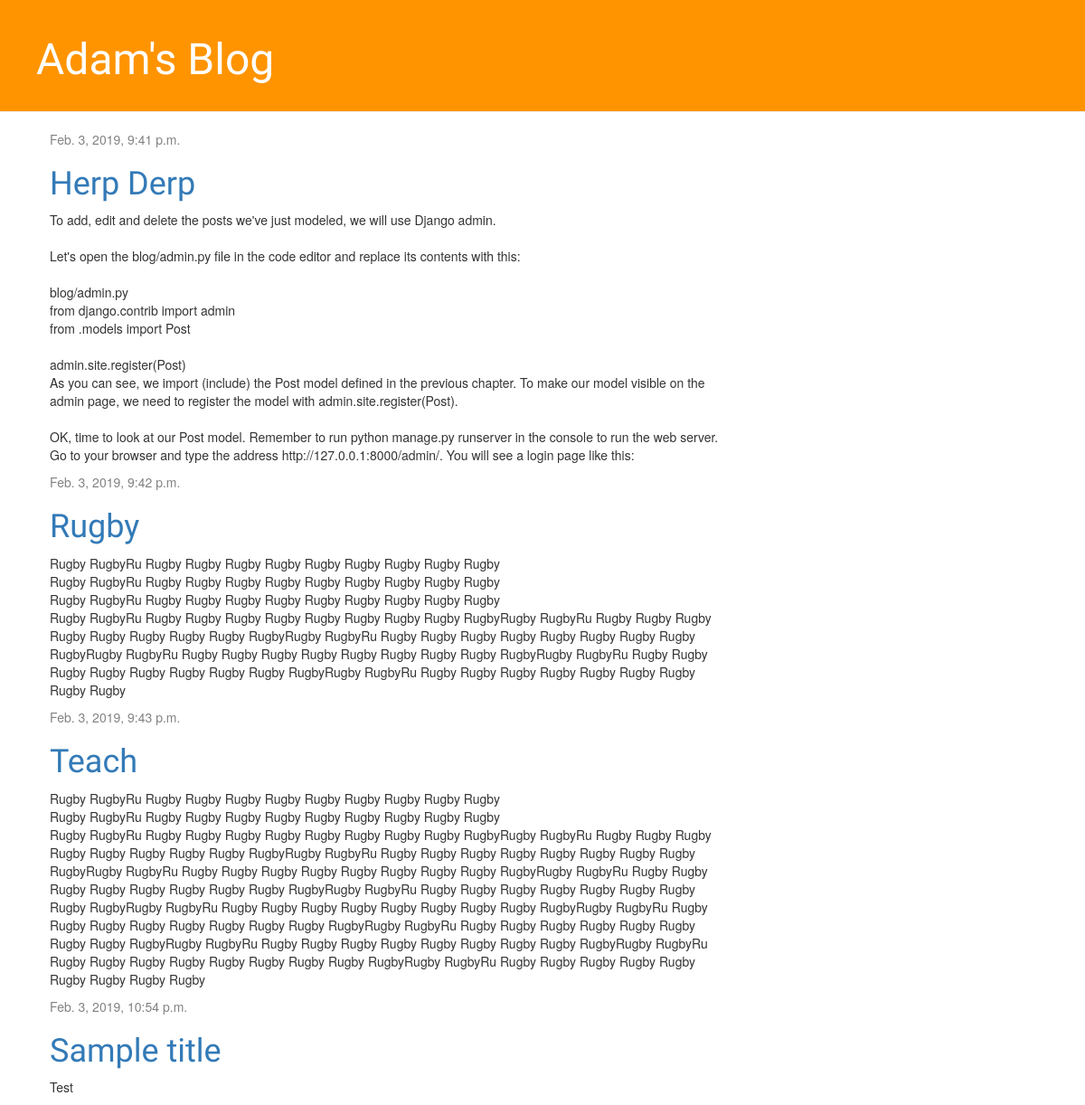
The app's page /, older data.
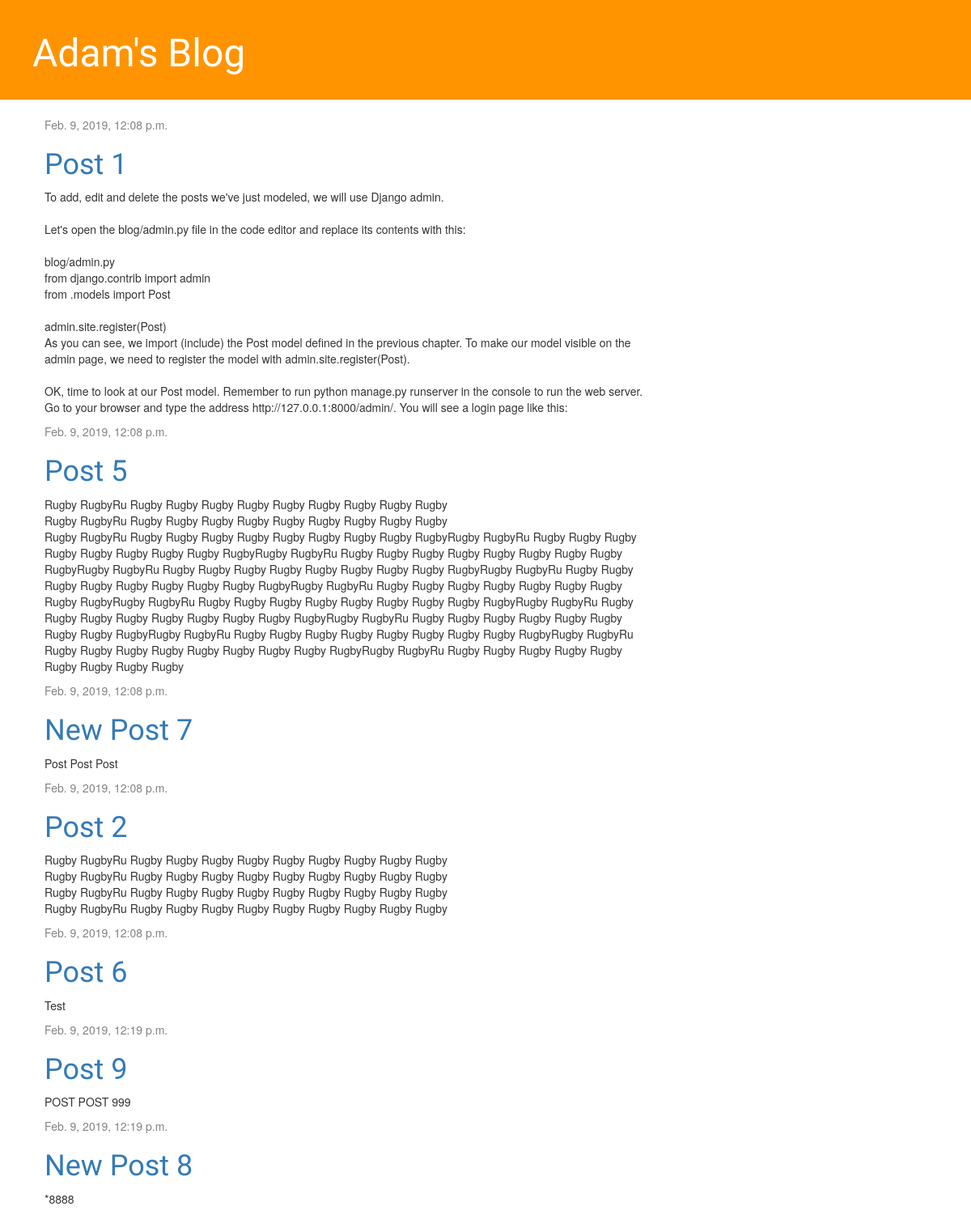
The same page, newer data.
### blog/models.py (models this page shows, shortened)
class Post(models.Model):
    author = models.ForeignKey('auth.User', on_delete=models.CASCADE)
    title = models.CharField(max_length=200)
    text = models.TextField()
    created_date = models.DateTimeField(
            default=timezone.now)
    published_date = models.DateTimeField(
            blank=True, null=True)

### blog/views.py (the view)
# urls.py: path('', views.post_list, name='post_list'),
def post_list(request):
    posts = Post.objects.filter(published_date__lte=timezone.now()).order_by('published_date')
    return render(request, 'blog/post_list.html', {'posts': posts})

### blog/templates/blog/post_list.html
{% extends 'blog/base.html' %}
{% block content %}
    {% for post in posts %}
        <div class="post">
            <div class="date">
                {{ post.published_date }}
            </div>
            <h1><a href="{% url 'post_detail' pk=post.pk %}">{{ post.title }}</a></h1>
            <p>{{ post.text|linebreaksbr }}</p>
        </div>
    {% endfor %}
{% endblock %}

### blog/templates/blog/base.html (shortened to what this page needs)
{% load static %}
<html>
    <head>
        <link rel="stylesheet" href="//maxcdn.bootstrapcdn.com/bootstrap/3.2.0/css/bootstrap.min.css">
        <link rel="stylesheet" href="//maxcdn.bootstrapcdn.com/bootstrap/3.2.0/css/bootstrap-theme.min.css">
        <link rel="stylesheet" href="{% static 'css/blog.css' %}">
    </head>
   <body>
    <div class="page-header">
        <h1><a href="/">Adam's Blog</a></h1>
    </div>
    <div class="content container">
        <div class="row">
            <div class="col-md-8">
            {% block content %}
            {% endblock %}
            </div>
        </div>
    </div>
</body>
</html>

### blog/static/CSS/blog.css (style rules this page uses)
.page-header { background-color: #ff9400; margin-top: 0; padding: 20px 20px 20px 40px; }
.page-header h1, .page-header h1 a, .page-header h1 a:visited, .page-header h1 a:active { color: #ffffff; font-size: 36pt; text-decoration: none; }
.content { margin-left: 40px; }
h1, h2, h3, h4 { font-family: 'Lobster', cursive; }
.date { color: #828282; }

Row changes from the older to the newer data that the page shows:
changed Post: published_date "Feb. 3, 2019, 9:41 p.m." → "Feb. 9, 2019, 12:08 p.m."; title "Herp Derp" → "Post 1"
changed Post: published_date "Feb. 3, 2019, 9:43 p.m." → "Feb. 9, 2019, 12:08 p.m."; title "Teach" → "Post 5"; moves up the list
added Post: published_date "Feb. 9, 2019, 12:08 p.m.", title "New Post 7", text "Post Post Post"
changed Post: published_date "Feb. 3, 2019, 9:42 p.m." → "Feb. 9, 2019, 12:08 p.m."; title "Rugby" → "Post 2"; text "…Rugby Rugby Rugby Rugby RugbyRugby RugbyRu Rugby Rugby Rugby Rugby Rugby Rugby Rugby Rugby RugbyRugby RugbyRu Rugby Rugby Rugby Rugby Rugby Rugby Rugby Rugby RugbyRugby RugbyRu Rugby Rugby Rugby Rugby Rugby Rugby Rugby Rugby RugbyRugby RugbyRu Rugby Rugby Rugby Rugby Rugby Rugby Rugby Rugby RugbyRugby RugbyRu Rugby Rugby Rugby Rugby Rugby Rugby Rugby Rugby Rugby" → "…Rugby Rugby Rugby Rugby Rugby"
changed Post "Test": published_date "Feb. 3, 2019, 10:54 p.m." → "Feb. 9, 2019, 12:08 p.m."; title "Sample title" → "Post 6"
added Post: published_date "Feb. 9, 2019, 12:19 p.m.", title "Post 9", text "POST POST 999"
added Post: published_date "Feb. 9, 2019, 12:19 p.m.", title "New Post 8", text "*8888"
